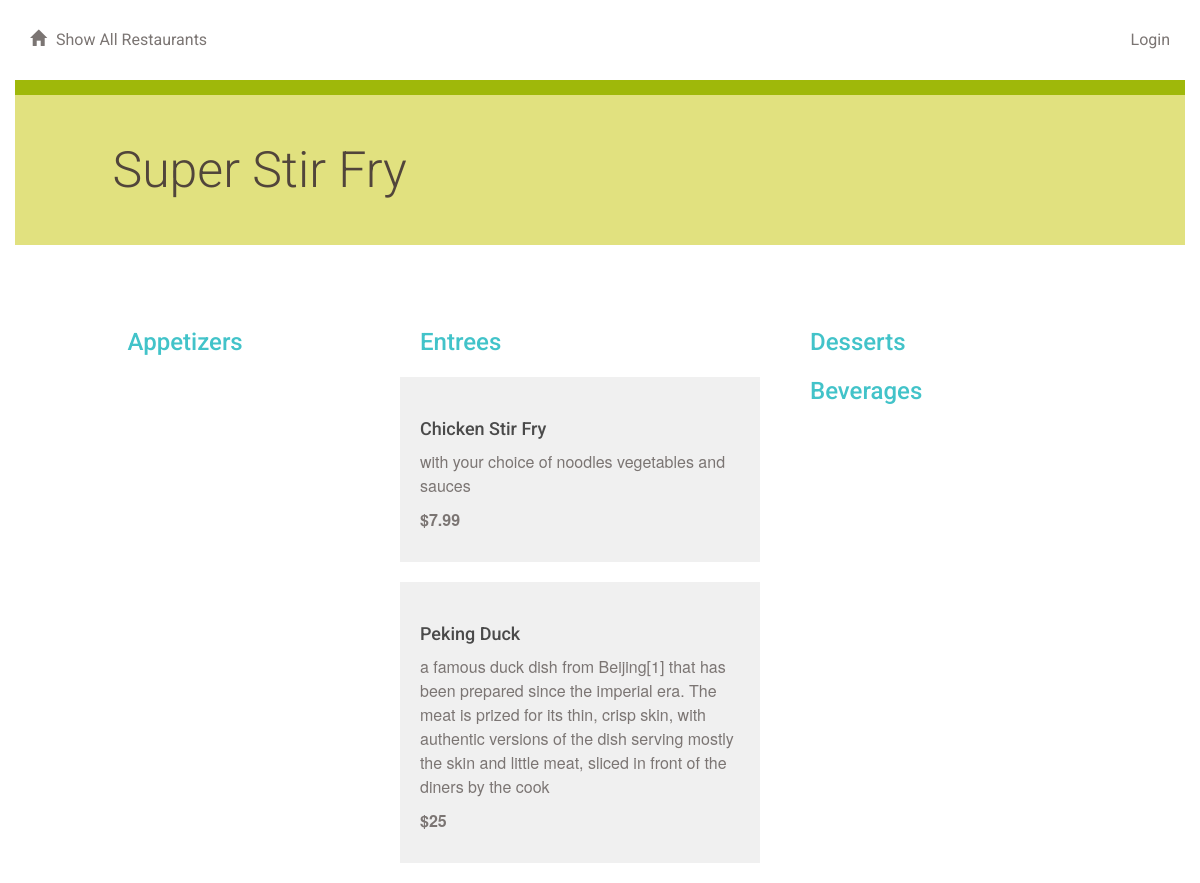
The app's page /restaurant/2/menu/ with its own data.
### database_setup.py (models this page shows, shortened)
class Restaurant(Base):
    __tablename__ = 'restaurant'
    id = Column(Integer, primary_key=True)
    name = Column(String(250), nullable=False)
    user_id = Column(Integer,ForeignKey('user.id'))
    user = relationship(User)

class MenuItem(Base):
    __tablename__ = 'menu_item'
    name =Column(String(80), nullable = False)
    id = Column(Integer, primary_key = True)
    description = Column(String(250))
    price = Column(String(8))
    course = Column(String(250))
    restaurant_id = Column(Integer,ForeignKey('restaurant.id'))
    restaurant = relationship(Restaurant)
    user_id = Column(Integer,ForeignKey('user.id'))
    user = relationship(User)

### project.py (the view)
@app.route('/restaurant/<int:restaurant_id>/')
@app.route('/restaurant/<int:restaurant_id>/menu/')
def showMenu(restaurant_id):
    restaurant = session.query(Restaurant).filter_by(id = restaurant_id).one()
    creator = getUserInfo(restaurant.user_id)
    items = session.query(MenuItem).filter_by(restaurant_id = restaurant_id).all()
    if 'username' not in login_session or creator.id != login_session['user_id']:
      return render_template('publicmenu.html',items = items , restaurant = restaurant,creator = creator)
    else:
      return render_template('menu.html', items = items, restaurant = restaurant, creator = creator)

### project.py (called while the page is built)
def getUserInfo(user_id):
  user = session.query(User).filter_by(id = user_id).one()
  return user

### templates/publicmenu.html (shortened to what this page needs)
{% extends "main.html" %}
{% block content %}
{% include "header.html" %}
    <div class="row divider green">
        <div class="col-md-12"></div>
    </div>
    <div class="row banner menu">
        <div class="col-md-11 col-md-offset-1 padding-none">
            <h1>{{ restaurant.name }}
            </h1>
        </div>
    </div>
    <div class="row padding-top padding-bottom">
        <div class="col-md-1"></div>
        <div class="col-md-11 padding-none">
        </div>
        <div class="col-md-7"></div>
    </div>
    <div class="row">
        <div class="col-md-12">
        </div>
    </div>
    {% if items !=[] %}
        <div class="row">
            <div class="col-md-1"></div>
            <div class="col-md-3">
                <h2>Appetizers</h2>
            </div>
            <div class="col-md-4">
                <h2>Entrees</h2>
                    {% for i in items %}
                        {% if i.course == 'Entree' %}
                        <div class="menu-item">
                            <h3>{{i.name}}</h3>
                            <p>{{i.description}}</p>
                            <p class="menu-price">{{i.price}}</p>
                        </div>
                        {% endif %}
                    {% endfor %}
            </div>
            <div class="col-md-3">
                <h2>Desserts</h2>
                <h2>Beverages</h2>
            </div>
            <div class="col-md-1"></div>
        </div>
    {% endif %}
{% endblock %}

### static/styles.css (style rules this page uses)
* { font-family: "Helvetica Neue Bold", Roboto, Helvetica, Arial, sans-serif; font-weight: 700; }
h1 { font-family: "Helvetica Neue Light", Roboto, Helvetica, Arial, sans-serif; font-size: 50px; color: #51453B; line-height: 60px; font-weight: 300; }
h2 { font-size: 24px; color: #42C3C9; line-height: 29px; }
h3 { font-size: 18px; color: #4A4A4A; line-height: 23px; }
p { font-family: "Helvetica Neue", Roboto, Helvetica, Arial, sans-serif; font-size: 16px; color: #7B7573; line-height: 24px; font-weight: 400; }
.padding-top { padding-top: 30px; }
.padding-bottom { padding-bottom: 30px; }
.padding-none { padding: 0; }
.divider { height: 15px; }
.divider.green { background-color: #9FB80A; }
.banner.menu { height: 150px; background-color: #E1E17F; }
.banner h1 { margin: 45px 0; }
.menu-item { background: #F0F0F0; padding: 20px; margin: 20px; margin-left: -20px; }
.menu-price { font-weight: 700; }

### records on screen
Restaurant: name "Super Stir Fry"
MenuItem: name "Chicken Stir Fry", description "with your choice of noodles vegetables and sauces", price "$7.99"
MenuItem: name "Peking Duck", description "a famous duck dish from Beijing[1] that has been prepared since the imperial era. The meat is prized for its thin, crisp skin, with authentic versions of the dish serving mostly the skin and little meat, sliced in front of the diners by the cook", price "$25"
